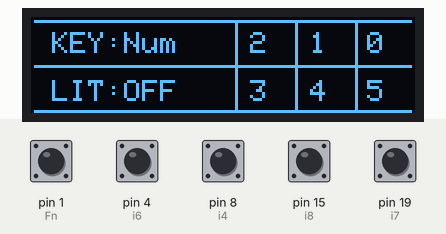
This sketch was run on a simulated Arduino Uno, built with avr-gcc and run on an emulated ATmega328P. Shown: 128×32 one-colour display. The inputs (shaded band) are chosen by the test bench; at power-on: pin 1 (Fn), pin 4 (i6), pin 8 (i4), pin 15 (i8), pin 19 (i7) HIGH.

Above: at 1.7 s.
1.8 s: pin 1 (Fn) pulled LOW for 1 s
At 3.9 s:
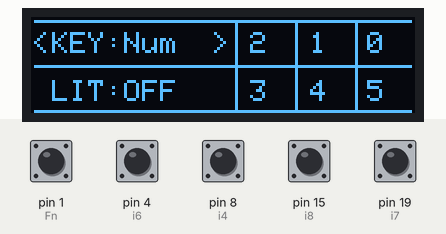
4.3 s: pin 4 (i6) pulled LOW for 0.15 s
At 5.0 s:
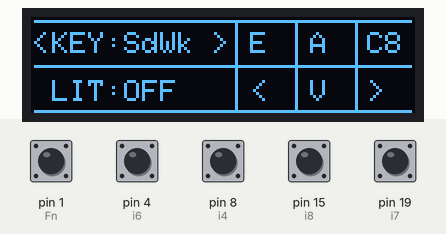
5.9 s: pin 15 (i8) pulled LOW for 1 s
At 6.38 s:
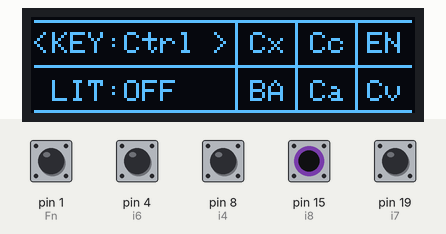
8.4 s: pin 1 (Fn) pulled LOW for 0.15 s
At 9.3 s:
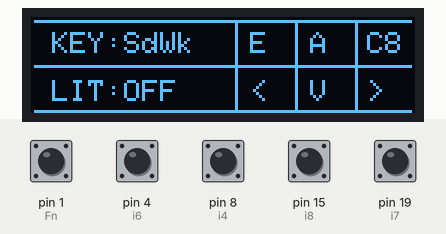
10.0 s: pin 1 (Fn) pulled LOW for 0.15 s
At 11.2 s:
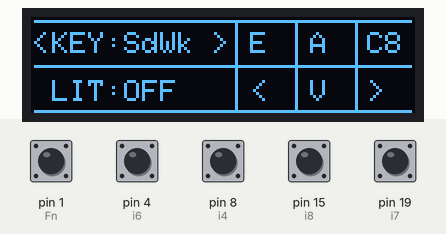
11.6 s: pin 19 (i7) pulled LOW for 0.15 s
At 12.3 s:
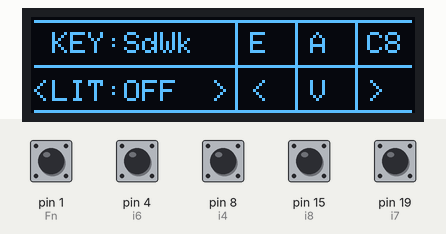
Timing chart, 0 to 14.2 s (numbered marks = the images above; inputs shaded):
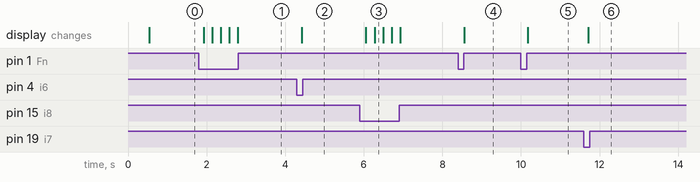

The sketch:

LEDM_OneKey.ino
```cpp
#include "Adafruit_SSD1306.h"
//OLED
#define OLED_RESET 4
#define a1FLAKES 10
#define SCREEN_WIDTH 128
#define SCREEN_HEIGHT 32
Adafruit_SSD1306 display(SCREEN_WIDTH, SCREEN_HEIGHT, &Wire, OLED_RESET);
//Keys
#define Fn 1  //W
#define i2 0  //A
#define i3 7  //S
#define i4 8  //D
#define i5 16 //^
#define i6 4  //<
#define i7 19 //v
#define i8 15 //>

void bz(int x, int y, int tx , int tx1, int tx2,
        String CH = "", String KM = "", String LM = "",
        String S = "", String UP = "", String D = "",
        String LT = "", String DN = "", String RT = "") {
  //屏幕区域初始化
  display.clearDisplay();
  display.drawLine(1, 1, 126, 1, WHITE); //line_1
  display.drawLine(1, 16, 126, 16, WHITE); //line_2
  display.drawLine(1, 31, 126, 31, WHITE); //line_3
  display.drawLine(68, 1, 68, 31, WHITE); //row_1
  display.drawLine(88, 1, 88, 31, WHITE); //row_2
  display.drawLine(108, 1, 108, 31, WHITE); //row_3
  display.setTextSize(1);
  display.setTextColor(WHITE);
  //灯光及键盘模式显示
  display.setCursor(7, 5);
  display.println("KEY:" + KM);
  display.setCursor(7, 21);
  display.println("LIT:" + LM);
  display.setCursor(tx, 5);
  display.println(S);
  display.setCursor(tx1, 5);
  display.println(UP);
  display.setCursor(tx2, 5);
  display.println(D);
  display.setCursor(tx, 21);
  display.println(LT);
  display.setCursor(tx1, 21);
  display.println(DN);
  display.setCursor(tx2, 21);
  display.println(RT);
  //选择框
  display.setCursor(x, y);
  display.print(CH);
  display.display();
  delay(100);
}
//body
void setup() {
  //Keys
  pinMode(Fn, INPUT_PULLUP);
  pinMode(i2, INPUT_PULLUP);
  pinMode(i3, INPUT_PULLUP);
  pinMode(i4, INPUT_PULLUP);
  pinMode(i5, INPUT_PULLUP);
  pinMode(i6, INPUT_PULLUP);
  pinMode(i7, INPUT_PULLUP);
  pinMode(i8, INPUT_PULLUP);

  delay(500);
  display.begin(SSD1306_SWITCHCAPVCC, 0x3C);
}

void loop() {
  int x = 0, y = 5, //选择框位置
      tx = 73, tx1 = 93, tx2 = 112, //键值位置
      i = 0, //Fn计数
      n = 0, n1 = 0; //灯光,键盘模式值
  String lm = "OFF", km = "Num",
         s = "2", up = "1", d = "0",
         lt = "3", dn = "4", rt = "5",
         ch = "";//屏幕初始功能键位显示

  while (true)
  {
     bz(x, y, tx, tx1, tx2, ch, km, lm, s, up, d, lt, dn, rt);
//设置状态
      if (digitalRead(Fn) == 0){ //进入菜单
          i++;
          delay(100);
      }
      if (i%2 != 0)//处于菜单
      {
          ch = "<         >";

               if (digitalRead(i4) == 0) { //光标上移

                          y = 5;
               }
               if (digitalRead(i7) == 0) { //光标下移

                          y = 21;
               }
                      if(y == 21)//灯光模式
                      {
                            if (digitalRead(i8) == 0){ //二级菜单加
                              n++;
                              delay(100);
                            }
                            if (digitalRead(i6) == 0){ //二级菜单减
                              n--;
                              if(n<0)
                              n=3;
                              delay(100);
                            }

                      }else if(y == 5){//键盘模式

                            if (digitalRead(i8) == 0){
                              n1++;
                              delay(100);
                            }
                            if (digitalRead(i6) == 0){
                              n1--;
                              if(n1<0)
                              n1=4;
                              delay(100);
                            }

                      }
        } else { //退出菜单
          ch = "";
          y = 5;
        }
//使用状态
        if(i%2 != 0){ //屏幕显示

                switch(n){//Light_Mode
                    case 0: lm = "OFF";
                         break;
                    case 1: lm = "ON";
                         break;
                    case 2: lm = "Mode1";
                         break;
                    case 3: lm = "Mode2";
                         break;
                    case 4: lm = "OFF";
                            n = 0;
                         break;
                 }

                switch(n1){//Key_Mode
                      case 0:km = "Num", s = "2", up = "1", d = "0", lt = "3", dn = "4", rt = "5";
                           break;
                      case 1:km = "Ctrl",s = "Cx", up = "Cc", d = "EN", lt = "BA", dn = "Ca", rt = "Cv";
                           break;
                      case 2:km = "Win",s = "Wr",up = "We", d = "Wv", lt = "W<", dn = "Wd", rt = "W>";
                           break;
                      case 3:km = "PtSp",s = "As",up = "Ct", d = "EN", lt = "<", dn = "Wd", rt = ">";
                           break;
                      case 4:km = "SdWk",s = "E",up = "A", d = "C8", lt = "<", dn = "V", rt = ">";
                           break;
                      case 5:km = "Num", s = "2", up = "1", d = "0", lt = "3", dn = "4", rt = "5";
                             n1 = 0;
                           break;
                  }

        } else { //按键功能实现

                  switch(n){ //Light_Mode
                                case 0:
                                     break;
                                case 1:
                                     break;
                                case 2:
                                     break;
                                case 3:
                                     break;
                                case 4:
                                        n = 0;
                                     break;
                            }
                   switch(n1){ //Key_Mode
                                case 0:
                                     break;
                                case 1:
                                     break;
                                case 2:
                                     break;
                                case 3:
                                     break;
                                case 4:
                                     break;
                                case 5:
                                       n1 = 0;
                                     break;
                              }

        }


    }//while
}//loop
```

Measured:
- after the input at 1.8 s, the display: changes after 0.13 s (image 1)
- after the input at 4.3 s, the display: changes after 0.12 s (image 2)
- after the input at 5.9 s, the display: first changes after 0.16 s (image 3 shows a later state)
- after the input at 8.4 s, the display: changes after 0.16 s (image 4)
- after the input at 10.0 s, the display: changes after 0.18 s (image 5)
- after the input at 11.6 s, the display: changes after 0.11 s (image 6)
